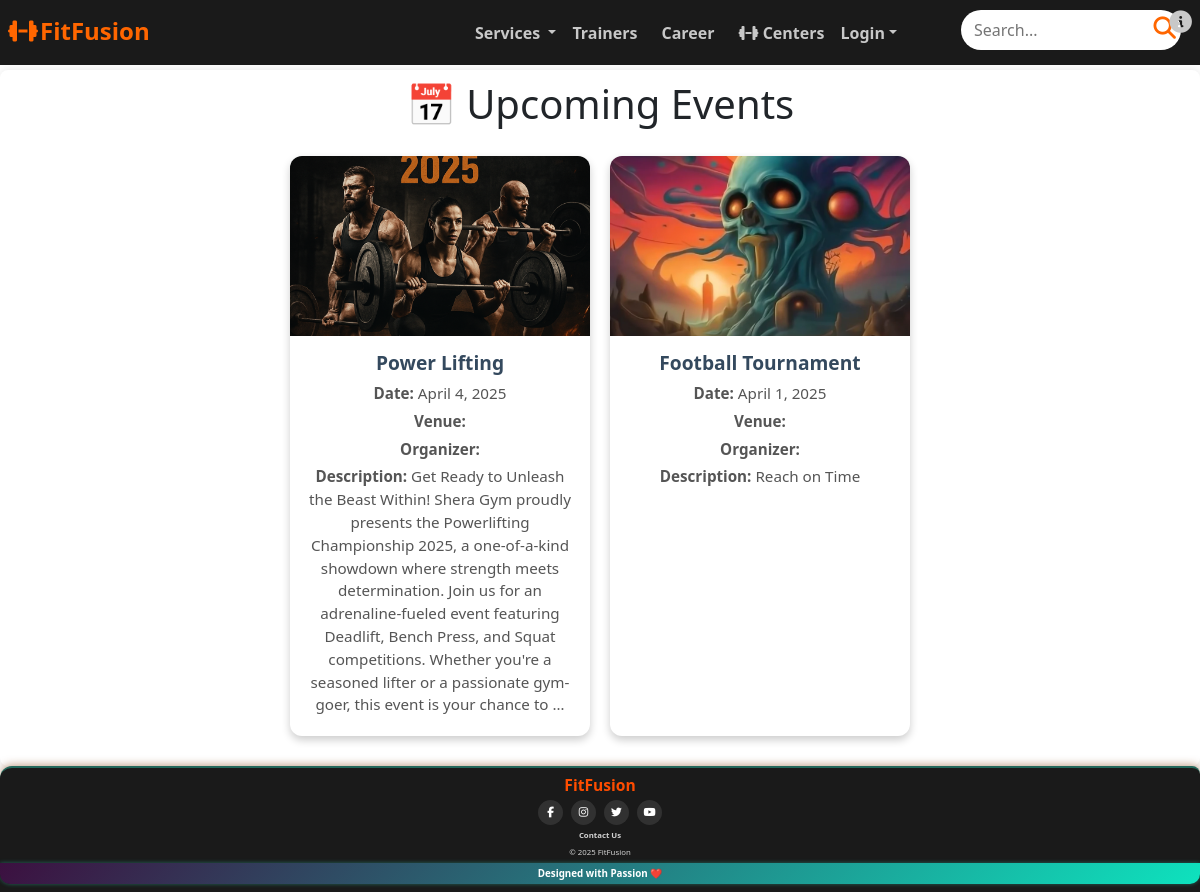
Screenshot of /event/ with the database file from the repository.
### gym/models.py (models this page shows, shortened)
class Event(models.Model):
    gym_id = models.CharField(max_length=50, default="")
    event_name = models.CharField(max_length=100)
    event_venue = models.CharField(max_length=150)
    event_date = models.DateField(default=timezone.now)
    event_description = models.TextField()
    event_image = models.ImageField(upload_to='gym/event_images', blank=True, null=True)

### gym/views.py (the view)
# urls.py: path('event/',views.event,name='event'),
def event(request):
   event_list = Event.objects.order_by('-event_date')
   return render(request , 'gym/html/event.html',{'event_key':event_list})

### gym/templates/gym/html/event.html (shortened to what this page needs)
<!DOCTYPE html>
<html lang="en">
{% load static %}
<head>
    {% include 'gym/common_files/common_css.html' %}
</head>
<body>
    {% include 'gym/common_files/common_header1.html' %}
    <div class="main-body">
        <h1>📅 Upcoming Events</h1>
        <div class="event-container">
            {% if event_key %}
                {% for event in event_key %}
                    <div class="event-card">
                        <img src="/media/{{event.event_image}}" class="event-img" alt="Event Image">
                        <div class="event-body">
                            <h3 class="event-title">{{ event.event_name }}</h3>
                            <p class="event-info"><strong>Date:</strong> {{ event.event_date }}</p>
                            <p class="event-info"><strong>Venue:</strong> {{ event.venue }}</p>
                            <p class="event-info"><strong>Organizer:</strong> {{ event.event_organizer }}</p>
                            <p class="event-info"><strong>Description:</strong> {{ event.event_description|truncatewords:50 }}</p>
                        </div>
                    </div>
                {% endfor %}
            {% else %}
                <p class="no-events">🚀 No upcoming events! Stay tuned for updates.</p>
            {% endif %}
        </div>
    </div>
    {% include 'gym/common_files/common_footer.html' %}
</body>
</html>

### gym/static/gym/CSS/fit_fusion.css (style rules this page uses)
* { margin: 0; padding: 0; box-sizing: border-box; }
body { font-family: Arial, sans-serif; background-color: #f5f5f5; color: #333; line-height: 1.6; display: flex; flex-direction: column; min-height: 100vh; }
.main-body { width: 100%; margin: auto; flex: 1; background: white; padding: 10px; border-radius: 8px; box-shadow: 0 0 10px rgba(0, 0, 0, 0.1); }
h1, h2, h3 { color: #222; margin-bottom: 15px; }
body::before { content: ""; display: block; height: 70px; }

### gym/templates/gym/html/event.html (style rules this page uses)
body { font-family: Arial, sans-serif; background-color: #f4f4f4; }
h1 { text-align: center; color: #2c3e50; margin-top: 20px; }
.event-container { display: flex; flex-wrap: wrap; justify-content: center; gap: 20px; padding: 20px; }
.event-card { width: 300px; background: #fff; border-radius: 12px; box-shadow: 0 4px 8px rgba(0, 0, 0, 0.2); overflow: hidden; transition: transform 0.3s ease-in-out; }
.event-img { width: 100%; height: 180px; object-fit: cover; }
.event-body { padding: 15px; text-align: center; }
.event-title { font-size: 1.2rem; font-weight: bold; color: #34495e; }
.event-info { font-size: 0.95rem; color: #555; margin: 5px 0; }

### rows the page displays
Event: event_image (picture), event_name "Power Lifting", event_date "April 4, 2025", event_description "Get Ready to Unleash the Beast Within! Shera Gym proudly presents the Powerlifting Championship 2025, a one-of-a-kind showdown where strength meets determination. Join us for an adrenaline-fueled event featuring Deadlift, Bench Press, and Squat competitions. Whether you're a seasoned lifter or a passionate gym-goer, this event is your chance to …"
Event: event_image (picture), event_name "Football Tournament", event_date "April 1, 2025", event_description "Reach on Time"
